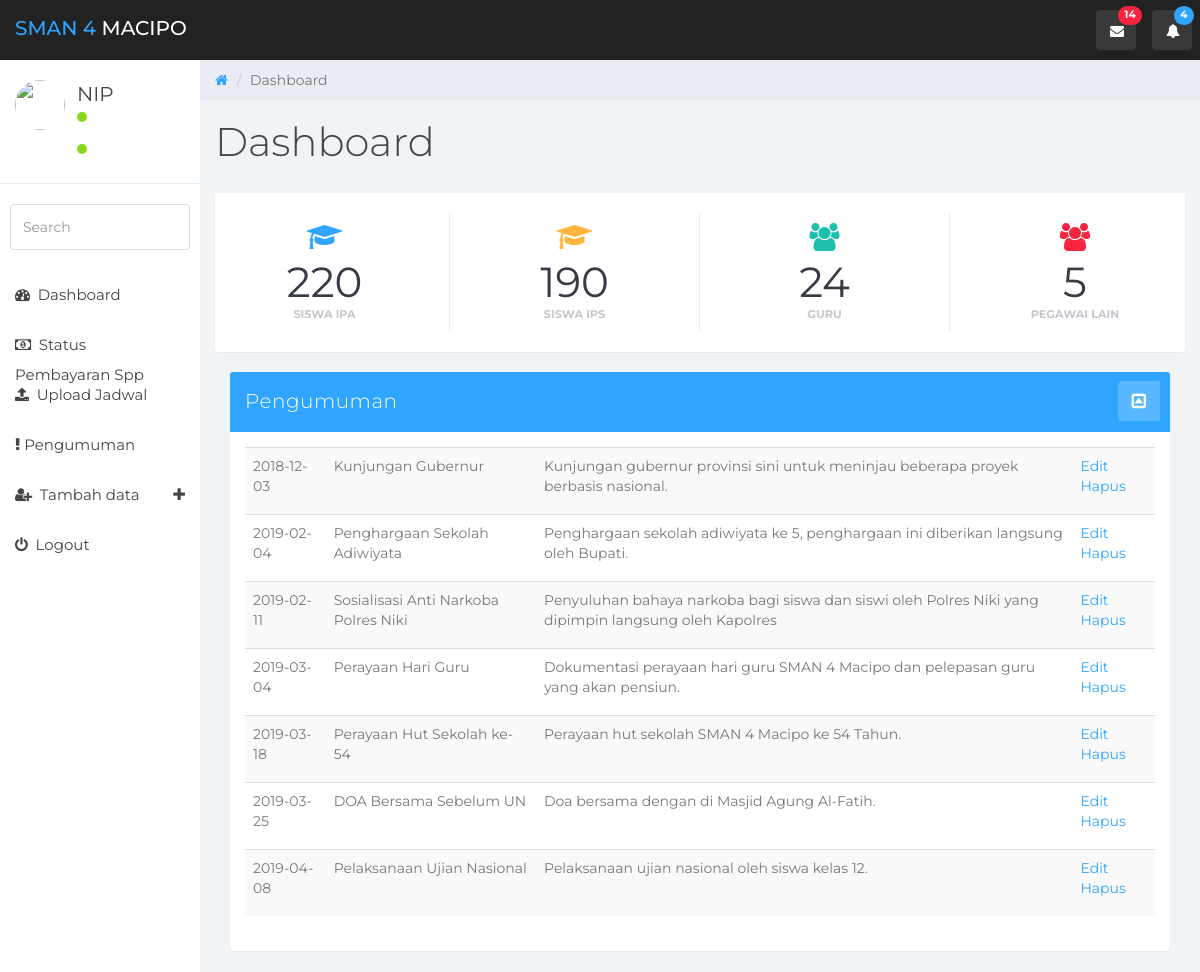
The page /index.php/c_pengumuman/add on the database as committed earlier.
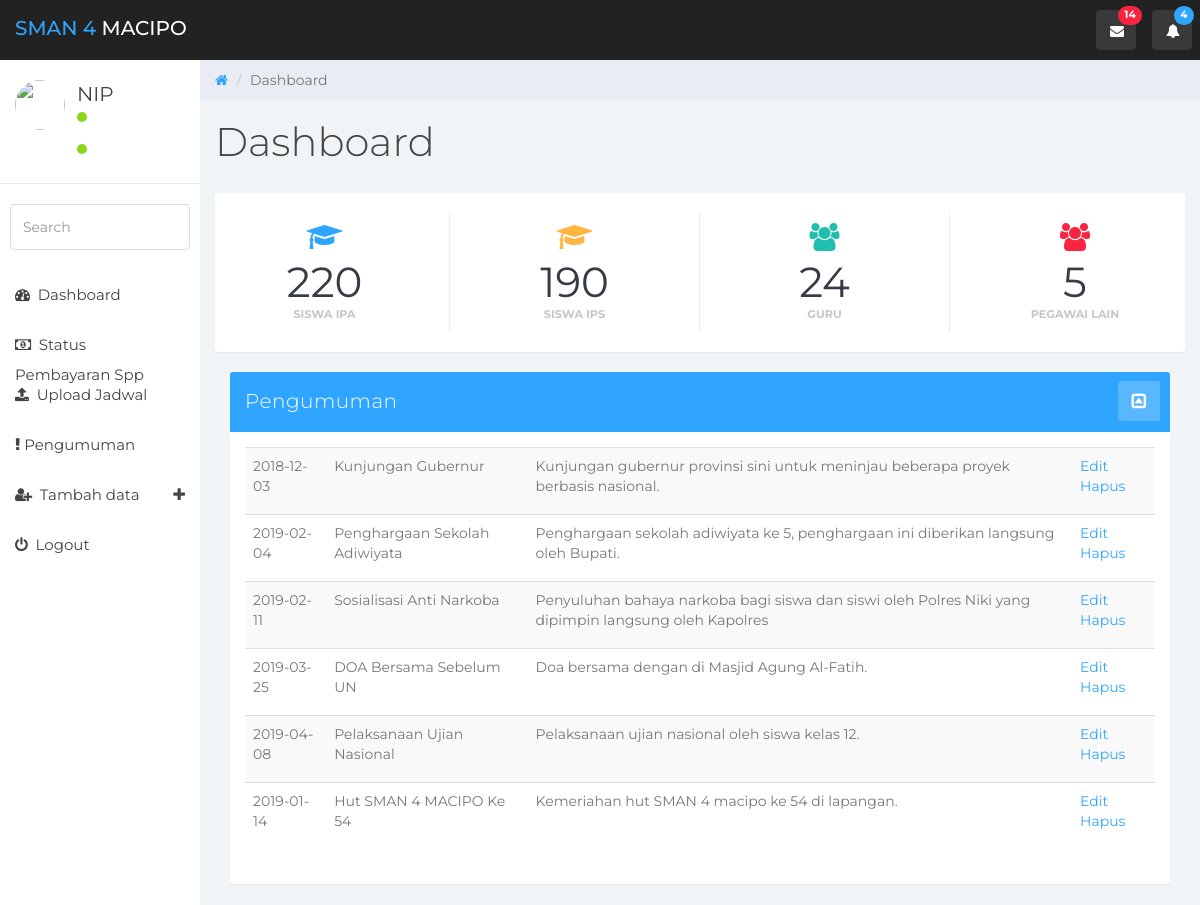
The same page on the database as committed later.
### tables this page shows
CREATE TABLE `pengumuman` (
  `id` int(11) NOT NULL,
  `judul` varchar(50) NOT NULL,
  `tanggal` date NOT NULL,
  `foto` varchar(255) NOT NULL,
  `keterangan` text NOT NULL
);

### application/controllers/C_pengumuman.php (called while the page is built, shortened)
<?php
class C_pengumuman extends CI_Controller
{
    public function __construct()
    {
        $this->load->model("M_pengumuman");
        $this->load->library('form_validation');
    }
    public function add()
    {
        $data["pengumuman"]=$this->M_pengumuman->getAll();
        $this->load->view("template_admin/header");
        $this->load->view("admin/dashboard", $data);
        $this->load->view("template_admin/sidebar");
        $this->load->view("template_admin/footer");
    }
}

### index.php (called while the page is built, shortened)
<?php
require_once BASEPATH.'core/CodeIgniter.php';

### application/models/M_pengumuman.php (called while the page is built, shortened)
<?php defined('BASEPATH') OR exit('No direct script access allowed');
class M_pengumuman extends CI_Model
{
    private $_table = "pengumuman";
    public function getAll()
    {
        return $this->db->get($this->_table)->result();
    }
}

### application/views/admin/dashboard.php (the view)
<div class="col-sm-9 col-sm-offset-3 col-lg-10 col-lg-offset-2 main">
		<div class="row">
			<ol class="breadcrumb">
				<li><a href="#">
					<em class="fa fa-home"></em>
				</a></li>
				<li class="active">Dashboard</li>
			</ol>
		</div>
		<div class="row">
			<div class="col-lg-12">
				<h1 class="page-header">Dashboard</h1>
			</div>
		</div>
		<div class="panel panel-container">
			<div class="row">
				<div class="col-xs-6 col-md-3 col-lg-3 no-padding">
					<div class="panel panel-teal panel-widget border-right">
						<div class="row no-padding"><em class="fa fa-xl fa-graduation-cap color-blue"></em>
							<div class="large">220</div>
							<div class="text-muted">Siswa Ipa</div>
						</div>
					</div>
				</div>
				<div class="col-xs-6 col-md-3 col-lg-3 no-padding">
					<div class="panel panel-blue panel-widget border-right">
						<div class="row no-padding"><em class="fa fa-xl fa-graduation-cap color-orange"></em>
							<div class="large">190</div>
							<div class="text-muted">Siswa Ips</div>
						</div>
					</div>
				</div>
				<div class="col-xs-6 col-md-3 col-lg-3 no-padding">
					<div class="panel panel-orange panel-widget border-right">
						<div class="row no-padding"><em class="fa fa-xl fa-users color-teal"></em>
							<div class="large">24</div>
							<div class="text-muted">Guru</div>
						</div>
					</div>
				</div>
				<div class="col-xs-6 col-md-3 col-lg-3 no-padding">
					<div class="panel panel-red panel-widget ">
						<div class="row no-padding"><em class="fa fa-xl fa-users color-red"></em>
							<div class="large">5</div>
							<div class="text-muted">Pegawai Lain</div>
						</div>
					</div>
				</div>
			</div>
		</div>
			<div class="col-md-12">
				<div class="panel panel-primary ">
					<div class="panel-heading">
						Pengumuman
				<span class="pull-right clickable panel-toggle panel-button-tab-left"><em class="fa fa-toggle-up"></em></span>
					</div>
					 <div class="panel-body timeline-container">
						<table class="table table-striped">
					<tbody>
								<?php
								foreach($pengumuman  as $umum):
								?>
						<tr>
							<td><p><?=  $umum->tanggal?></p></td>
                            <td><p><?=  $umum->judul?></p></td>
                            <td><p><?=  $umum->keterangan?></p></td>
							<td>
							<?php echo anchor('C_pengumuman/edit/'.$umum->id,'Edit'); ?>
                            <?php echo anchor('C_pengumuman/delete/'.$umum->id,'Hapus'); ?>
							</td>
						</tr>
						<?php endforeach; ?>
					</tbody>
								</table>
					</div>
				</div>
			</div>

Rows that differ between the two databases and show on the page:
removed pengumuman: tanggal "2019-03-04", judul "Perayaan Hari Guru", keterangan "Dokumentasi perayaan hari guru SMAN 4 Macipo dan pelepasan guru yang akan pensiun.", id "Edit", id "Hapus"
removed pengumuman: tanggal "2019-03-18", judul "Perayaan Hut Sekolah ke-54", keterangan "Perayaan hut sekolah SMAN 4 Macipo ke 54 Tahun.", id "Edit", id "Hapus"
changed pengumuman: judul "Sosialisasi Anti Narkoba Polres Niki" → "Sosialisasi Anti Narkoba"
added pengumuman: tanggal "2019-01-14", judul "Hut SMAN 4 MACIPO Ke 54", keterangan "Kemeriahan hut SMAN 4 macipo ke 54 di lapangan.", id "Edit", id "Hapus"
